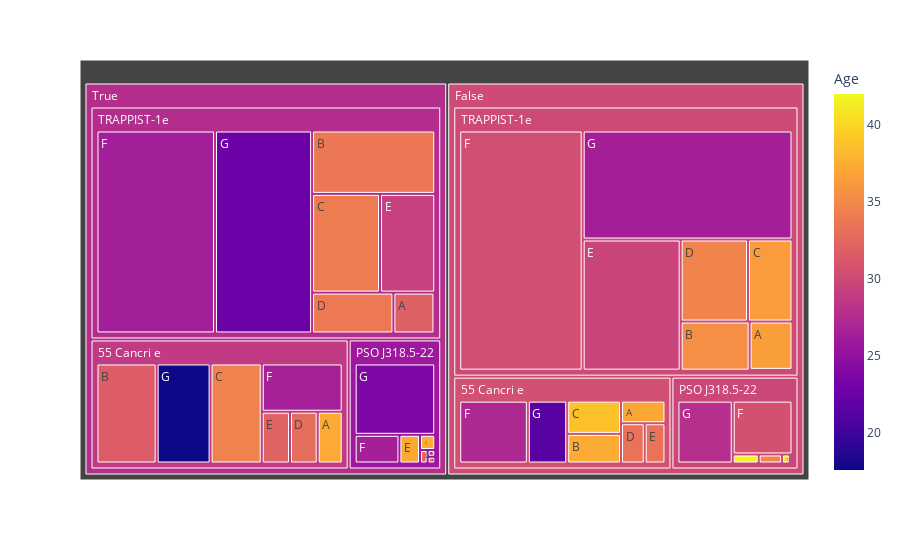

Here is the notebook cell this chart was saved with:
### Markdown cell above
**Key Observations**:

**1. Deck G, F & E:** These decks occupied by passengers form Earth mostly. 

**2. Deck A, B & C:** These decks occupied by passengers form Europa entirly. 

**3. Other Decks:** These decks have mixed occupants.

### Code cell
fig = px.treemap(
    train_data.dropna(),
    path=["Transported", "Destination", "CabinDeck"],
    color="Age")
fig.show()

### Figure 1 — Plotly figure (JSON) as saved in the notebook; plotly's stock layout.template omitted (floating-point values rounded to 4 significant figures)
{"data": [{"branchvalues": "total", "customdata": [[26.32], [31.63], [26.34], [27.14], [30.45], [32.9], [33.33], [22.61], [35.4], [17.56], [23.8], [29.49], [31.83], [27.74], [34.78], [34.07], [36.36], [37.22], [36.46], [30.64], [34.55], [33.67], [29.31], [33.79], [34.47], [21.37], [33.32], [26.55], [32.08], [37.26], [38.73], [26.44], [37.32], [37.56], [37.07], [32.25], [27.5], [42.0], [32.5], [41.6], [38.0], [40.67], [32.0], [27.59], [28.73], [30.05], [30.51], [25.78], [29.82], [27.72], [30.1]], "domain": {"x": [0, 1], "y": [0, 1]}, "hovertemplate": "labels=%{label}<br>count=%{value}<br>parent=%{parent}<br>id=%{id}<br>Age=%{color}<extra></extra>", "ids": ["True/TRAPPIST-1e/F", "True/55 Cancri e/B", "False/TRAPPIST-1e/G", "False/55 Cancri e/F", "False/TRAPPIST-1e/F", "True/55 Cancri e/D", "False/55 Cancri e/D", "True/TRAPPIST-1e/G", "False/TRAPPIST-1e/B", "True/55 Cancri e/G", "True/PSO J318.5-22/G", "False/TRAPPIST-1e/E", "True/TRAPPIST-1e/A", "False/PSO J318.5-22/G", "False/PSO J318.5-22/D", "True/TRAPPIST-1e/C", "False/TRAPPIST-1e/C", "True/PSO J318.5-22/E", "False/TRAPPIST-1e/A", "False/PSO J318.5-22/F", "False/TRAPPIST-1e/D", "True/TRAPPIST-1e/B", "True/TRAPPIST-1e/E", "True/TRAPPIST-1e/D", "True/55 Cancri e/C", "False/55 Cancri e/G", "False/55 Cancri e/E", "True/55 Cancri e/F", "True/55 Cancri e/E", "True/55 Cancri e/A", "False/55 Cancri e/C", "True/PSO J318.5-22/F", "False/55 Cancri e/B", "True/PSO J318.5-22/C", "False/55 Cancri e/A", "True/PSO J318.5-22/D", "True/PSO J318.5-22/A", "False/TRAPPIST-1e/T", "True/PSO J318.5-22/B", "False/PSO J318.5-22/E", "True/TRAPPIST-1e/T", "False/PSO J318.5-22/C", "False/PSO J318.5-22/B", "True/TRAPPIST-1e", "True/55 Cancri e", "False/TRAPPIST-1e", "False/55 Cancri e", "True/PSO J318.5-22", "False/PSO J318.5-22", "True", "False"], "labels": ["F", "B", "G", "F", "F", "D", "D", "G", "B", "G", "G", "E", "A", "G", "D", "C", "C", "E", "A", "F", "D", "B", "E", "D", "C", "G", "E", "F", "E", "A", "C", "F", "B", "C", "A", "D", "A", "T", "B", "E", "T", "C", "B", "TRAPPIST-1e", "55 Cancri e", "TRAPPIST-1e", "55 Cancri e", "PSO J318.5-22", "PSO J318.5-22", "True", "False"], "marker": {"coloraxis": "coloraxis", "colors": [26.32, 31.63, 26.34, 27.14, 30.45, 32.9, 33.33, 22.61, 35.4, 17.56, 23.8, 29.49, 31.83, 27.74, 34.78, 34.07, 36.36, 37.22, 36.46, 30.64, 34.55, 33.67, 29.31, 33.79, 34.47, 21.37, 33.32, 26.55, 32.08, 37.26, 38.73, 26.44, 37.32, 37.56, 37.07, 32.25, 27.5, 42.0, 32.5, 41.6, 38.0, 40.67, 32.0, 27.59, 28.73, 30.05, 30.51, 25.78, 29.82, 27.72, 30.1]}, "name": "", "parents": ["True/TRAPPIST-1e", "True/55 Cancri e", "False/TRAPPIST-1e", "False/55 Cancri e", "False/TRAPPIST-1e", "True/55 Cancri e", "False/55 Cancri e", "True/TRAPPIST-1e", "False/TRAPPIST-1e", "True/55 Cancri e", "True/PSO J318.5-22", "False/TRAPPIST-1e", "True/TRAPPIST-1e", "False/PSO J318.5-22", "False/PSO J318.5-22", "True/TRAPPIST-1e", "False/TRAPPIST-1e", "True/PSO J318.5-22", "False/TRAPPIST-1e", "False/PSO J318.5-22", "False/TRAPPIST-1e", "True/TRAPPIST-1e", "True/TRAPPIST-1e", "True/TRAPPIST-1e", "True/55 Cancri e", "False/55 Cancri e", "False/55 Cancri e", "True/55 Cancri e", "True/55 Cancri e", "True/55 Cancri e", "False/55 Cancri e", "True/PSO J318.5-22", "False/55 Cancri e", "True/PSO J318.5-22", "False/55 Cancri e", "True/PSO J318.5-22", "True/PSO J318.5-22", "False/TRAPPIST-1e", "True/PSO J318.5-22", "False/PSO J318.5-22", "True/TRAPPIST-1e", "False/PSO J318.5-22", "False/PSO J318.5-22", "True", "True", "False", "False", "True", "False", "", ""], "type": "treemap", "values": [746, 214, 696, 176, 902, 51, 39, 611, 103, 192, 224, 391, 52, 148, 9, 208, 111, 23, 63, 137, 168, 242, 169, 103, 182, 101, 34, 139, 52, 46, 73, 50, 65, 9, 41, 4, 2, 1, 2, 10, 1, 3, 1, 2132, 876, 2435, 529, 314, 308, 3322, 3272]}], "layout": {"coloraxis": {"colorbar": {"title": {"text": "Age"}}, "colorscale": [[0, "#0d0887"], [0.1111, "#46039f"], [0.2222, "#7201a8"], [0.3333, "#9c179e"], [0.4444, "#bd3786"], [0.5556, "#d8576b"], [0.6667, "#ed7953"], [0.7778, "#fb9f3a"], [0.8889, "#fdca26"], [1, "#f0f921"]]}, "legend": {"tracegroupgap": 0}, "margin": {"t": 60}}}
